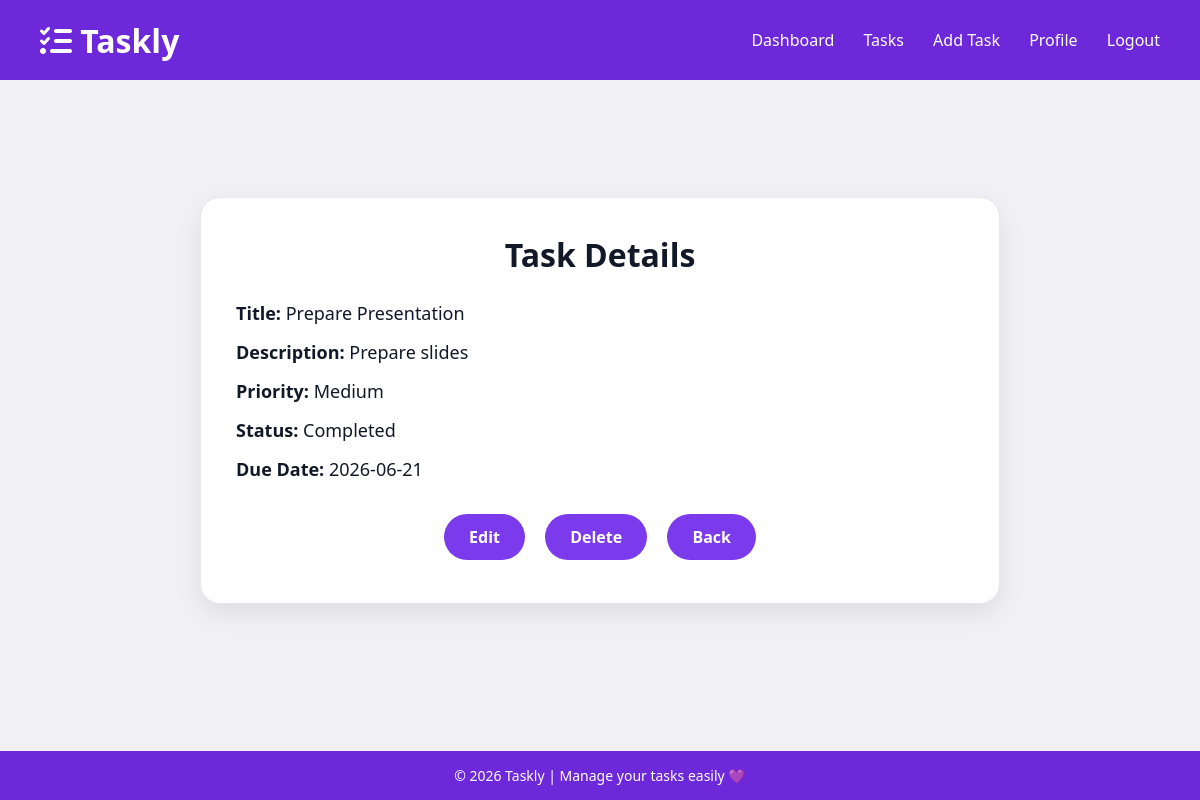
Page /task-details/2 (signed in) on the committed database.
### tables this page shows
CREATE TABLE tasks (
    id INTEGER PRIMARY KEY AUTOINCREMENT,
    title TEXT NOT NULL,
    description TEXT,
    due_date DATE,
    priority TEXT NOT NULL CHECK(priority IN ('Low', 'Medium', 'High')),
    status TEXT NOT NULL DEFAULT 'In Progress',
    user_id INTEGER NOT NULL,
    FOREIGN KEY (user_id) REFERENCES users(id)
);

### app.py (the view)
@app.route("/task-details/<int:task_id>")
def task_details(task_id):
    if "user_id" not in session:
        return redirect(url_for("login"))
    conn = get_db()
    task = conn.execute(
        "SELECT * FROM tasks WHERE id = ? AND user_id = ?",
        (task_id, session["user_id"])
    ).fetchone()
    conn.close()
    if task is None:
        return "Task not found"
    return render_template("task_details.html", task=task)

### app.py (called while the page is built)
def get_db():
    conn = sqlite3.connect("taskly.db")
    conn.row_factory = sqlite3.Row
    return conn

### templates/task_details.html (shortened to what this page needs)
{% extends "layout.html" %}
{% block content %}
<div class="details-box">
    <h1>Task Details</h1>
    <p><strong>Title:</strong> {{ task.title }}</p>
    <p><strong>Description:</strong> {{ task.description }}</p>
    <p><strong>Priority:</strong> {{ task.priority }}</p>
    <p><strong>Status:</strong> {{ task.status }}</p>
    <p><strong>Due Date:</strong> {{ task.due_date }}</p>
    <div class="actions">
        <a href="{{ url_for('edit_task', task_id=task['id']) }}" class="btn-link">Edit</a>
        <a href="{{ url_for('delete_task', task_id=task['id']) }}" class="btn-link">Delete</a>
        <a href="{{ url_for('tasks') }}" class="btn-link">Back</a>
    </div>
</div>
{% endblock %}

### static/css/style.css (style rules this page uses)
* { margin: 0; padding: 0; box-sizing: border-box; font-family: "Segoe UI", sans-serif; }
body { min-height: 100svh; display: flex; justify-content: center; align-items: center; background: #f1f1f5; padding-top: 100px; padding-bottom: 80px; }
.page-container, .form-box, .details-box, .profile-box { width: 90%; max-width: 800px; margin-top: 20px; margin-bottom: 40px; padding: 35px; border-radius: 20px; color: #111827; background: white; border: 1px solid #e5e7eb; box-shadow: 0 10px 25px rgba(0,0,0,.08); text-align: center; }
.page-container h1, .form-box h1, .details-box h1, .profile-box h1 { margin-bottom: 25px; color: #111827; }
.btn-link { display: inline-block; margin: 8px; padding: 12px 25px; border-radius: 30px; background: #7c3aed; color: white; text-decoration: none; font-weight: bold; }
.details-box p, .profile-box p { text-align: left; margin: 15px 0; font-size: 18px; color: #111827; }
.actions { margin-top: 25px; }

### rows in the picture
tasks: title "Prepare Presentation", description "Prepare slides", priority "Medium", status "Completed", due_date "2026-06-21"
